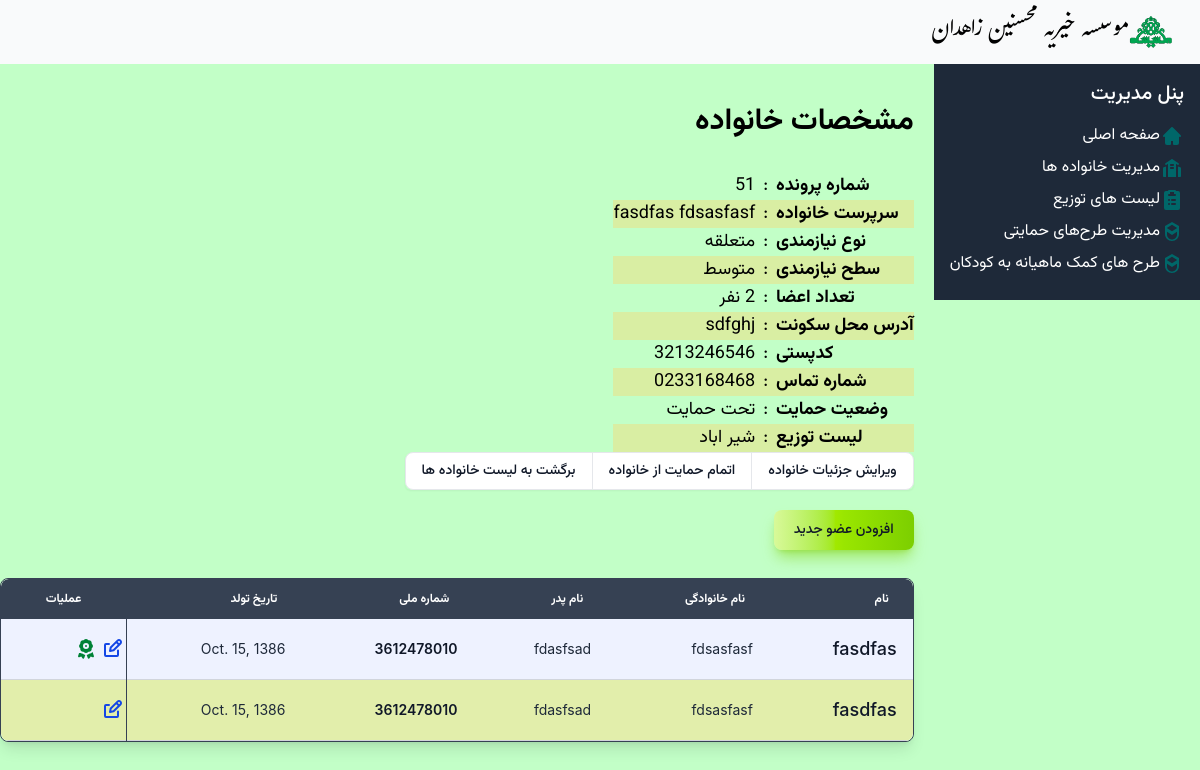
/families/1/, run on the app's committed database.
### Mohsenin/models.py (models this page shows, shortened)
class Family(models.Model):
    doc_code = models.IntegerField('شماره پرونده')
    need_level = models.IntegerField('سطح نیاز', default=1, choices=NEED_LEVEL_CHOICE)
    family_type = models.ForeignKey(Family_Type, verbose_name='نوع نیازمندی', on_delete=models.SET_NULL, null=True, blank=True)
    guardian = models.ForeignKey('Person', verbose_name='سرپرست خانوار', on_delete=models.SET_NULL, related_name='guardianship', null=True)
    address = models.CharField('آدرس',max_length=255)
    contact_number = models.CharField('شماره تماس',max_length=15, blank=True, null=True)
    postal_code = models.CharField('کدپستی',max_length=10, blank=True, null= True)
    distlist = models.ForeignKey(Dist, verbose_name='لیست توزیع',on_delete=models.SET_NULL, null=True, related_name='families')
    is_active = models.BooleanField('تحت پوشش',default=True, choices=SUPPORTING_CHOICE)

class Person(models.Model):
    family = models.ForeignKey(Family, related_name='members', verbose_name='خانواده', on_delete=models.CASCADE)
    first_name = models.CharField('نام',max_length=50)
    last_name = models.CharField('نام خانوادگی',max_length=50)
    father_name = models.CharField('نام پدر', max_length=50)
    national_id = models.CharField('شماره ملی', max_length=10)
    birth_date = models.DateField('تاریخ تولد') #TODO: USE django-jalali
    is_orphan = models.BooleanField('یتیم', choices=YES_NO_CHOICE)
    is_active = models.BooleanField('تحت پوشش', default=True, choices=SUPPORTING_CHOICE)
    def __str__(self):
        return self.first_name + " " +self.last_name

class Family_Type(models.Model):
    name = models.CharField(max_length=30)

class Dist(models.Model):
    name = models.CharField('نام لیست توزیع', max_length=100, unique=True)
    note = models.TextField('توضیحات', default="")
    def __str__(self):
        return self.name

### Mohsenin/Views/familyviews.py (the view)
# urls.py: path('families/<int:pk>/', familyviews.FamilyDetailView.as_view(), name='family_detail'),
class FamilyDetailView(View):
    template_name = 'Family/family_detail.html'
    def get(self, request, pk):
        family = get_object_or_404(Family, pk=pk)
        context = {
            'family': family,
            'members': family.members.all()  # Access the members directly from the family instance
        }
        return render(request, self.template_name, context)

### Mohsenin/templates/Family/family_detail.html (shortened to what this page needs)
{% extends 'base.html' %}
{% block content %}
  <div class="rtl">
    <h2 class="vazir-bold pt-10 pb-8 text-3xl">مشخصات خانواده</h2>
    <table class="w-full max-w-2xl text-right vazir-normal text-lg">
      <tbody>
          <tr>
              <td class="text-left vazir-bold" style="max-width: 200px; white-space: nowrap;">
                شماره پرونده
              </td>
              <td class="text-center px-2" style="width: 20px;">
                  :
              </td>
              <td class="text-right" style="width: 800px; white-space: nowrap;">
                {{ family.doc_code }}
              </td>
          </tr>
          <tr>
            <td class="text-left  vazir-bold" style="max-width: 200px; white-space: nowrap;">
              سرپرست خانواده
            </td>
            <td class="text-center" style="width: 20px;">
                :
            </td>
            <td class="text-right" style="width: 800px;  white-space: nowrap;">
              {{ family.guardian }}
            </td>
          </tr>
          <tr>
            <td class="text-left vazir-bold" style="max-width: 200px; white-space: nowrap;">
              <p><storng>نوع نیازمندی</strong></p>
            </td>
            <td class="text-center" style="width: 20px;">
                :
            </td>
            <td class="text-right" style="width:800px; white-space: nowrap;">
              {{ family.family_type.name }}
            </td>
          </tr>
          <tr>
            <td class="text-left vazir-bold" style="max-width: 200px; white-space: nowrap;">
              <p><storng>سطح نیازمندی</strong></p>
            </td>
            <td class="text-center" style="width: 20px;">
                :
            </td>
            <td class="text-right" style="width: 800px; white-space: nowrap;">
              {{ family.get_need_level_display }}
            </td>
          </tr>
          <tr>
            <td class="text-left vazir-bold" style="max-width: 200px; white-space: nowrap;">
              <p><storng>تعداد اعضا</strong></p>
            </td>
            <td class="text-center" style="width: 20px;">
                :
            </td>
            <td class="text-right" style="width: 800px; white-space: nowrap;">
              {% if members %}
              {{ members|length }}
            {% else %}
              -
            {% endif %}نفر
            </td>
          </tr>
          <tr>
            <td class="text-left vazir-bold" style="max-width: 200px; white-space: nowrap;">
              <p><storng>آدرس محل سکونت</strong></p>
            </td>
            <td class="text-center" style="width: 20px;">
                :
            </td>
            <td class="text-right" style="width: 800px; white-space: nowrap;">
              {{ family.address }}
            </td>
          </tr>
          <tr>
            <td class="text-left vazir-bold" style="max-width: 200px; white-space: nowrap;">
              <p><storng>کدپستی</strong></p>
            </td>
            <td class="text-center" style="width: 20px;">
                :
            </td>
            <td class="text-right" style="width: 800px; white-space: nowrap;">
              {{ family.postal_code }}
            </td>
          </tr>
          <tr>
            <td class="text-left vazir-bold" style="max-width: 200px; white-space: nowrap;">
              <p><storng>شماره تماس</strong></p>
            </td>
            <td class="text-center" style="width: 20px;">
                :
            </td>
            <td class="text-right" style="width: 800px; white-space: nowrap;">
              {{ family.contact_number }}
            </td>
          </tr>
          <tr>
            <td class="text-left vazir-bold" style="max-width: 200px; white-space: nowrap;">
              <p><storng>وضعیت حمایت</strong></p>
            </td>
            <td class="text-center" style="width: 20px;">
                :
            </td>
            <td class="text-right" style="width: 800px; white-space: nowrap;">
              {{ family.get_is_active_display }}
            </td>
          </tr>
          <tr>
            <td class="text-left vazir-bold" style="max-width: 200px; white-space: nowrap;">
              لیست توزیع
            </td>
            <td class="text-center" style="width: 20px;">
                :
            </td>
            <td class="text-right" style="width: 800px; white-space: nowrap;">
              {{ family.distlist }}
            </td>
          </tr>
      </tbody>
  </table>
    <div class="inline-flex rounded-md shadow-xs  vazir-normal no-print" role="group">
      <a href="{% url 'family_update' family.pk %}">
        <button type="button" class="px-4 py-2 text-sm font-medium text-gray-900 bg-white border border-gray-200 rounded-s-lg hover:bg-gray-100 hover:text-blue-700 focus:z-10 focus:ring-2 focus:ring-blue-700 focus:text-blue-700 dark:bg-gray-800 dark:border-gray-700 dark:text-white dark:hover:text-white dark:hover:bg-gray-700 dark:focus:ring-blue-500 dark:focus:text-white">ویرایش جزئیات خانواده</button>
      </a>
      <a href="{% url 'family_deactivate' family.pk %}">
        <button type="button" class="px-4 py-2 text-sm font-medium text-gray-900 bg-white border-t border-b border-gray-200 hover:bg-gray-100 hover:text-blue-700 focus:z-10 focus:ring-2 focus:ring-blue-700 focus:text-blue-700 dark:bg-gray-800 dark:border-gray-700 dark:text-white dark:hover:text-white dark:hover:bg-gray-700 dark:focus:ring-blue-500 dark:focus:text-white">{% if family.is_active %}اتمام حمایت از خانواده{% else %}شروع حمایت از خانواده{% endif %}</button>
      </a>
      <a href="{% url 'family_list' %}">
        <button type="button" class="px-4 py-2 text-sm font-medium text-gray-900 bg-white border border-gray-200 rounded-e-lg hover:bg-gray-100 hover:text-blue-700 focus:z-10 focus:ring-2 focus:ring-blue-700 focus:text-blue-700 dark:bg-gray-800 dark:border-gray-700 dark:text-white dark:hover:text-white dark:hover:bg-gray-700 dark:focus:ring-blue-500 dark:focus:text-white">برگشت به لیست خانواده ها</button>
      </a>
    </div>
  <div class="py-5 vazir-medium no-print">
    <button type="button" class="text-gray-900 bg-gradient-to-r from-lime-200 via-lime-400 to-lime-500 hover:bg-gradient-to-br focus:ring-4 focus:outline-none focus:ring-lime-300 dark:focus:ring-lime-800 shadow-lg shadow-lime-500/50 dark:shadow-lg dark:shadow-lime-800/80 font-medium rounded-lg text-sm px-5 py-2.5 text-center me-2 mb-2"><a href="{% url 'person_create' family.pk %}">افزودن عضو جدید</a></button>
    </div>
   <div class="relative overflow-x-auto shadow-lg sm:rounded-lg border border-gray-700">
      <table class="w-full text-sm rtl:text-right text-gray-700 bg-white rounded-lg overflow-hidden">
          <thead class="text-xs text-gray-700 uppercase bg-gray-700 text-white">
              <tr class="vazir-semibold">
                  <th class="px-6 py-3 text-end">نام</th>
                  <th class="px-6 py-3 text-right">نام خانوادگی</th>
                  <th class="px-6 py-3 text-right">نام پدر</th>
                  <th class="px-6 py-3 text-right">شماره ملی</th>
                  <th class="px-6 py-3 text-right">تاریخ تولد</th>
                  <th class="px-6 py-3 text-center no-print">عملیات</th>
              </tr>
          </thead>
          <tbody>
              {% for member in members %}
              <tr class="{% if forloop.counter|divisibleby:2 %} bg-gray-100 {% else %} bg-indigo-50 {% endif %} border-b border-gray-300 hover:bg-indigo-100 transition duration-200">
                  <td class="px-4 py-4 font-medium text-gray-900 text-lg">{{ member.first_name }}</td>
                  <td class="px-4 py-4 text-gray-800">{{ member.last_name }}</td>
                  <td class="px-4 py-4 text-gray-800">{{ member.father_name }}</td>
                  <td class="px-4 py-4 text-gray-900 font-semibold">{{ member.national_id }}</td>
                  <td class="px-4 py-4 text-gray-800">{{ member.birth_date }}</td>
              <td class="no-print text-center border-r">
                <div class="flex space-x-1">
                  <a href="{% url 'person_update' family.pk member.pk %}" class="text-blue-700 text-sm">
                  </a>
                  {% if not family.guardian == member  %}
                  <a href="#" onclick="openModal()" class="text-green-700 text-sm">
                  </a>
                  {% endif %}
                </div>
              </td>
            </tr>
          {% endfor %}
        </tbody>
      </table>
    </div>
  </div>
{% endblock %}

### static/css/style.css (style rules this page uses)
body { -webkit-print-color-adjust:exact !important; print-color-adjust:exact !important; background: #C2FFC7; }
tr:nth-child(even) { background: #ddeb9dda; }

### data on the page
Family: doc_code "51", guardian "fasdfas fdsasfasf", family_type.name "متعلقه", need_level "متوسط", address "sdfghj", postal_code "3213246546", contact_number "0233168468", is_active "تحت حمایت", distlist "شیر اباد"
Person: first_name "fasdfas", last_name "fdsasfasf", father_name "fdasfsad", national_id "3612478010", birth_date "Oct. 15, 1386"
Person: first_name "fasdfas", last_name "fdsasfasf", father_name "fdasfsad", national_id "3612478010", birth_date "Oct. 15, 1386"

### other printed values
{{ members|length }} "2"
